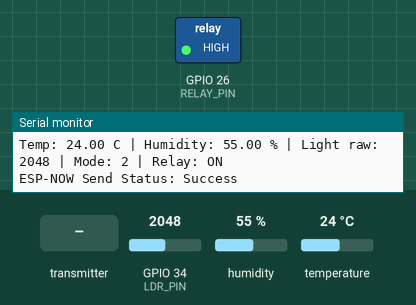
Recording of a sketch running on a simulated ESP32. Shown: switched loads named in the sketch (green lamp = pin HIGH), the last lines printed to the serial monitor. The inputs (shaded band) are chosen by the test bench; at power-on: GPIO 34 (LDR_PIN) = 2048, humidity 55 %, temperature 24 °C (analog values on the 0–4095 scale).

Above: at 18.4 s.
18.5 s: the transmitter starts sending temp = 0
At 18.9 s:
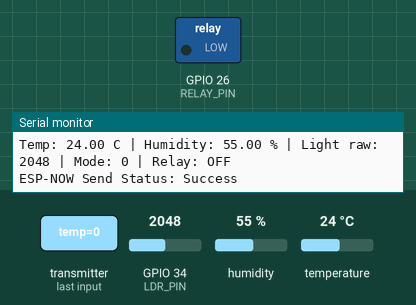
20.0 s: the transmitter starts sending relayState = 1
At 21.2 s:
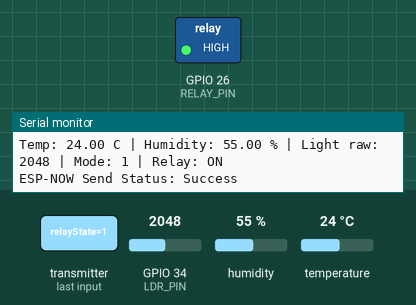
22.0 s: the transmitter starts sending relayState = 0
At 22.4 s:
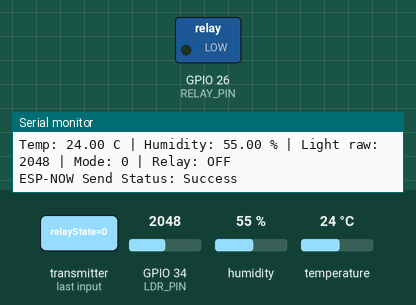
Timing chart, 0 to 24.5 s (numbered marks = the images above; inputs shaded):
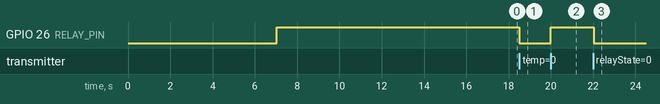

The sketch:

Sensor_Node_BoardA.ino.ino
```cpp
/*
 *          This ESP32 node reads environmental telemetry from a DHT11 sensor and an LDR light
 *          sensor, executes local automated or manual relay control decisions, and transmits
 *          data wirelessly via ESP-NOW to the Gateway (Board B). It also receives bi-directional
 *          override commands from the gateway to switch between manual and automatic modes.
  */
#include <WiFi.h>
#include <esp_now.h>
#include <DHT.h>

//  Pin Definitions
#define DHTPIN 4
#define DHTTYPE DHT11
#define LDR_PIN 34
#define RELAY_PIN 26

DHT dht(DHTPIN, DHTTYPE);

// MAC Address of Board B (Gateway)
uint8_t gatewayAddress[] = {
  0x44, 0x1D, 0x64, 0xF4, 0x16, 0xBC
};

// Automatic Mode Settings (Mode 2)
// Relay turns ON if temperature is higher than this value
const float TEMP_ON_THRESHOLD_C = 30.0;

// Relay turns ON if light level is low
// With wiring configuration (LDR to 3.3V and 10k to GND): darkness = lower raw reading
const int LIGHT_ON_THRESHOLD_RAW = 2000;

// true if HIGH triggers the relay, false if LOW triggers it
const bool RELAY_ACTIVE_HIGH = true;

// This structure must match the structure in Board B exactly
typedef struct struct_message {
  float temp;
  float hum;
  int ldrVal;
  int relayState;  // Command state: 0, 1, or 2
  int source;
} struct_message;

struct_message myData;

// Modes: 0 = Manual OFF, 1 = Manual ON, 2 = Automatic
volatile int pendingMode = 2;
volatile bool modeCommandReceived = false;
int currentMode = 2;

bool relayIsOn = false;

// Last valid temperature and humidity readings
float lastGoodTemp = 0;
float lastGoodHum = 0;
bool hasGoodReading = false;

unsigned long lastReadTime = 0;
const unsigned long READ_INTERVAL_MS = 5000;

void setRelay(bool turnOn) {
  relayIsOn = turnOn;
  if (RELAY_ACTIVE_HIGH) {
    digitalWrite(RELAY_PIN, turnOn ? HIGH : LOW);
  } else {
    digitalWrite(RELAY_PIN, turnOn ? LOW : HIGH);
  }
}

// Some DHT11 sensors return a wrong negative temperature value (e.g., -21 instead of 20).
// This function fixes the sign if needed. If the reading is valid, it leaves it as is.
float readTempFixed() {
  float t = dht.readTemperature();
  if (!isnan(t) && t < 0) {
    t = round(-1.0 - t);
  }
  return t;
}

// Receive incoming commands (ESP32 Arduino Core 3.x)
void OnDataRecv(const esp_now_recv_info_t *info,
                const uint8_t *incomingBytes,
                int len) {
  if (info == nullptr || incomingBytes == nullptr) return;
  if (len != sizeof(struct_message)) return;

  struct_message receivedData;
  memcpy(&receivedData, incomingBytes, sizeof(receivedData));

  if (receivedData.relayState < 0 || receivedData.relayState > 2) return;

  pendingMode = receivedData.relayState;
  modeCommandReceived = true;
}

// Transmission status callback (ESP32 Arduino Core 3.x)
void OnDataSent(const wifi_tx_info_t *txInfo,
                esp_now_send_status_t status) {
  (void)txInfo;
  Serial.print("ESP-NOW Send Status: ");
  Serial.println(status == ESP_NOW_SEND_SUCCESS ? "Success" : "Fail");
}

void setup() {
  Serial.begin(115200);

  pinMode(RELAY_PIN, OUTPUT);
  pinMode(LDR_PIN, INPUT);
  analogReadResolution(12);

  setRelay(false);

  dht.begin();
  delay(2000);  // Wait for DHT11 sensor to stabilize

  WiFi.mode(WIFI_STA);

  Serial.print("Board A MAC Address: ");
  Serial.println(WiFi.macAddress());

  if (esp_now_init() != ESP_OK) {
    Serial.println("ESP-NOW Initialization Failed.");
    return;
  }

  esp_now_register_recv_cb(OnDataRecv);
  esp_now_register_send_cb(OnDataSent);

  esp_now_peer_info_t peerInfo = {};
  memcpy(peerInfo.peer_addr, gatewayAddress, 6);
  peerInfo.channel = 0;
  peerInfo.encrypt = false;

  if (esp_now_add_peer(&peerInfo) != ESP_OK) {
    Serial.println("Failed to add Gateway as peer.");
    return;
  }

  lastReadTime = millis();
  Serial.println("Board A is ready.");
}

void loop() {
  // Apply the latest command received from Board B
  if (modeCommandReceived) {
    noInterrupts();
    int newMode = pendingMode;
    modeCommandReceived = false;
    interrupts();

    currentMode = newMode;

    Serial.print("New Mode: ");
    if (currentMode == 0) {
      Serial.println("Manual OFF");
    } else if (currentMode == 1) {
      Serial.println("Manual ON");
    } else {
      Serial.println("Automatic");
    }

    // Read sensors immediately after any mode change (without waiting for 5 seconds)
    lastReadTime = millis() - READ_INTERVAL_MS;
  }

  unsigned long now = millis();
  if (now - lastReadTime < READ_INTERVAL_MS) {
    return;
  }
  lastReadTime = now;

  // 1) Read Sensors First
  float humidity = dht.readHumidity();
  float temperature = readTempFixed();
  int lightValue = analogRead(LDR_PIN);

  // DHT11 measures between 0 and 50 degrees; any reading outside this range is considered invalid
  bool dhtValid = !isnan(humidity) && !isnan(temperature) &&
                  temperature >= 0 && temperature <= 50 &&
                  humidity >= 0 && humidity <= 100;

  if (dhtValid) {
    lastGoodTemp = temperature;
    lastGoodHum = humidity;
    hasGoodReading = true;
  } else {
    Serial.println("Invalid DHT reading; temperature will not be used for decision making.");
  }

  //  2) Make Decision Based on Mode
  if (currentMode == 0) {
    relayIsOn = false;
  } else if (currentMode == 1) {
    relayIsOn = true;
  } else {
    // Automatic: High temperature or low light
    bool hot = dhtValid && (temperature > TEMP_ON_THRESHOLD_C);
    bool dark = (lightValue >= LIGHT_ON_THRESHOLD_RAW);
    relayIsOn = hot || dark;

    Serial.print("Auto -> High Temperature: ");
    Serial.print(hot ? "Yes" : "No");
    Serial.print(" | Low Light: ");
    Serial.println(dark ? "Yes" : "No");
  }

  setRelay(relayIsOn);

  //  3) Send Data to Board B
  myData.temp = hasGoodReading ? lastGoodTemp : 0;
  myData.hum = hasGoodReading ? lastGoodHum : 0;
  myData.ldrVal = lightValue;
  myData.relayState = relayIsOn ? 1 : 0;
  myData.source = currentMode;

  Serial.print("Temp: ");
  Serial.print(myData.temp);
  Serial.print(" C | Humidity: ");
  Serial.print(myData.hum);
  Serial.print(" % | Light raw: ");
  Serial.print(lightValue);
  Serial.print(" | Mode: ");
  Serial.print(currentMode);
  Serial.print(" | Relay: ");
  Serial.println(relayIsOn ? "ON" : "OFF");

  esp_err_t result = esp_now_send(
    gatewayAddress,
    reinterpret_cast<const uint8_t *>(&myData),
    sizeof(myData)
  );

  if (result != ESP_OK) {
    Serial.print("Error sending data: ");
    Serial.println(result);
  }
}
```

Measured:
- after the input at 18.5 s, GPIO 26 (RELAY_PIN): HIGH → LOW at once
- after the input at 20.0 s, GPIO 26 (RELAY_PIN): LOW → HIGH at once
- after the input at 22.0 s, GPIO 26 (RELAY_PIN): HIGH → LOW at once
